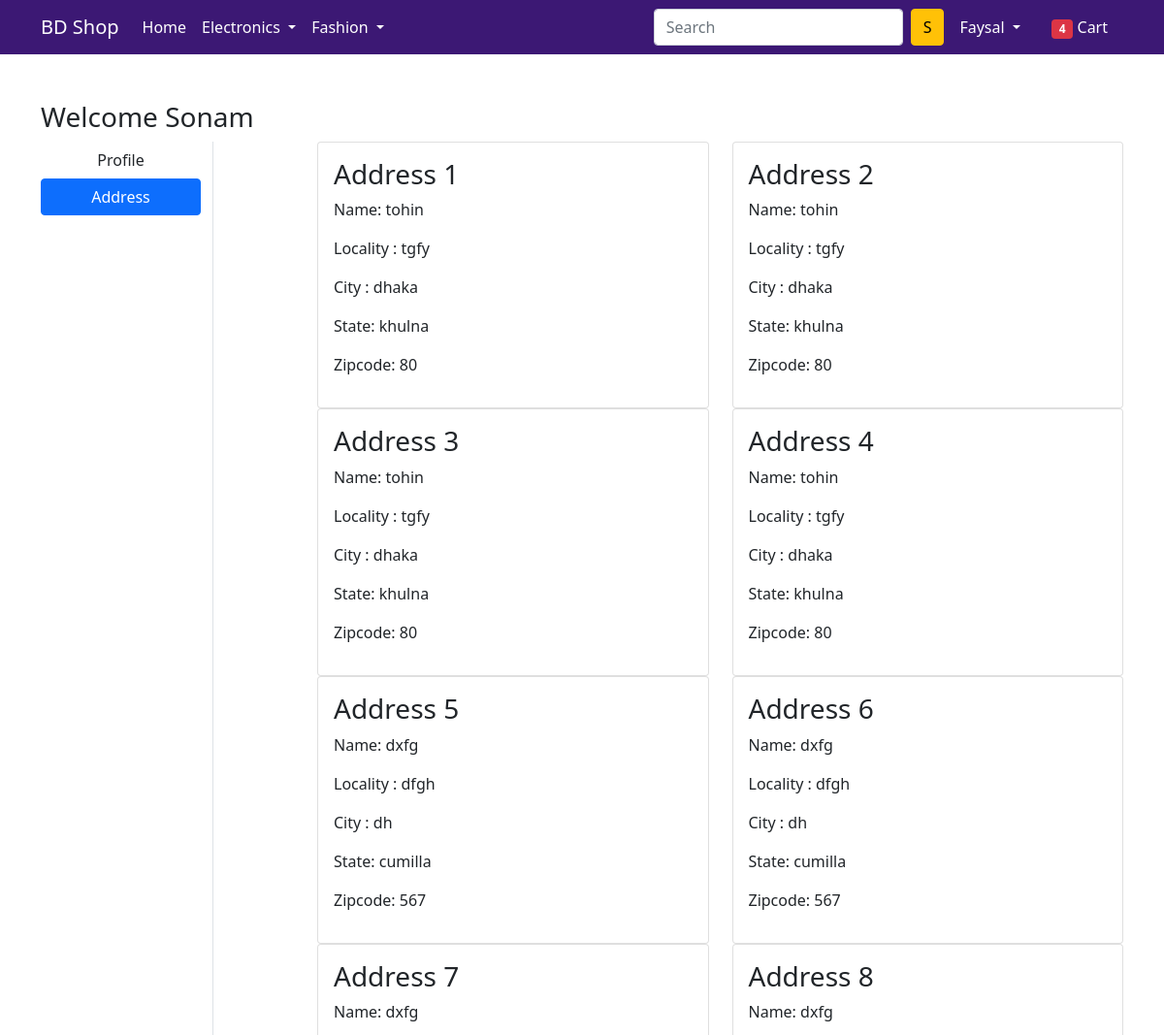
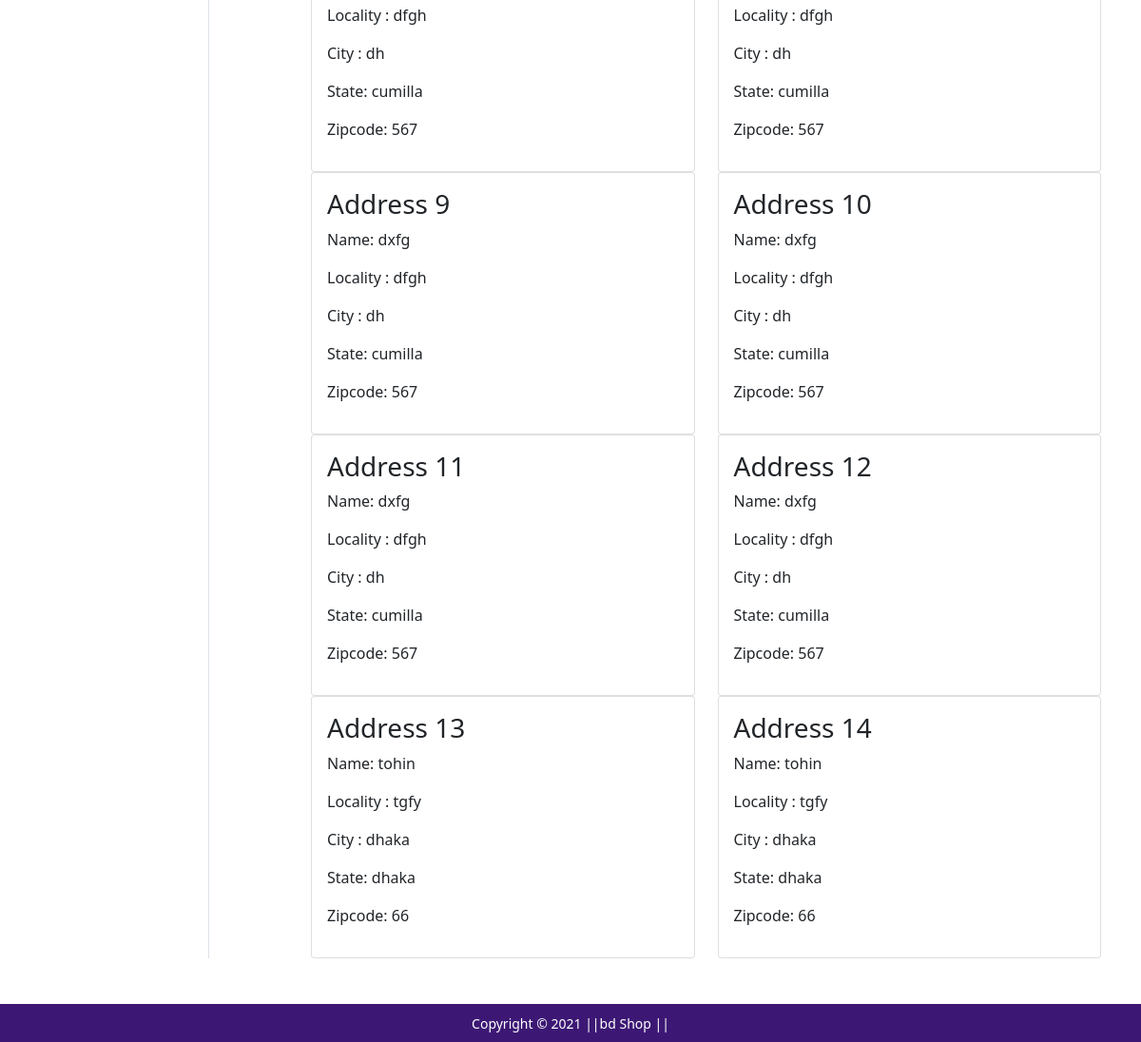
The page /address/ (signed in) on the database its author committed (2 pictures, top to bottom).
### app/models.py (models this page shows)
class Customer(models.Model):
    user = models.ForeignKey(User, on_delete= models.CASCADE)
    name = models.CharField(max_length=200)
    locality = models.CharField(max_length=200)
    city = models.CharField(max_length=200)
    zipcode = models.IntegerField()
    state = models.CharField(choices=STATE_CHOICES,max_length=50)

### app/views.py (the view)
# urls.py: path('address/', views.address, name='address'),
@login_required
def address(request):
    add = Customer.objects.filter(user=request.user)
    return render(request, 'app/address.html',{'add':add,'active':'btn-primary'})

### app/templates/app/address.html (shortened to what this page needs)
{% extends 'app/base.html' %}
{% load static %}
{% block main-content %}
<div class="container my-5">
 <div class="row">
 <h3>Welcome Sonam</h3>
  <div class="col-sm-2 border-end">
   <ul class="list-unstyled">
    <li class="d-grid"><a href="{% url 'profile' %}" class="btn">Profile</a></li>
    <li class="d-grid"><a href="{% url 'address' %}" class="btn {{active}}">Address</a></li>
   </ul>
  </div>
  <div class="col-sm-9 offset-sm-1">
   <div class="row">
       {% for a in add %}
    <div class="col-sm-6">
     <div class="card">
      <div class="card-body">
       <h3>Address {{forloop.counter}}</h3>
       <p>Name: {{a.name}}</p>
       <p>Locality : {{a.locality}}</p>
       <p>City : {{a.city}}</p>
       <p>State: {{a.state}}</p>
       <p>Zipcode: {{a.zipcode}}</p>
      </div>
     </div>
    </div>
    {% endfor %}
   </div>
  </div>
 </div>
</div>
{% endblock main-content %}

### app/templates/app/base.html (shortened to what this page needs)
<!doctype html>
{% load static %}
<html lang="en">
  <head>
    <link href="https://cdn.jsdelivr.net/npm/bootstrap@5.0.0-beta1/dist/css/bootstrap.min.css" rel="stylesheet">
    <link rel="stylesheet" href="{% static 'app/css/owl.carousel.min.css' %}">
    <link rel="stylesheet" href="{% static 'app/css/all.min.css' %}">
    <link rel="stylesheet" href="{% static 'app/css/style.css' %}">
  </head>
  <body>
    <nav class="navbar navbar-expand-lg navbar-dark " style="background-color: #3C1874;">
     <div class="container">
       <a class="navbar-brand" href="/">BD Shop</a>
       <div class="collapse navbar-collapse" id="navbarSupportedContent">
         <ul class="navbar-nav me-auto mb-2 mb-lg-0">
           <li class="nav-item">
             <a class="nav-link active" aria-current="page" href="/">Home</a>
           </li>
           <li class="nav-item dropdown">
             <a class="nav-link dropdown-toggle text-white" href="#" id="electronicsDropdown" role="button" data-bs-toggle="dropdown" aria-expanded="false">
               Electronics
             </a>
           </li>
           <li class="nav-item dropdown">
             <a class="nav-link dropdown-toggle text-white" href="#" id="fashionDropdown" role="button" data-bs-toggle="dropdown" aria-expanded="false">
               Fashion
             </a>
           </li>
         </ul>
         <form class="d-flex">
           <input class="form-control me-2" type="search" placeholder="Search" aria-label="Search">
           <button class="btn btn-warning" type="submit">S</button>
         </form>
         <div>
          <ul class="navbar-nav me-auto mb-2 mb-lg-0">
            {% if request.user.is_authenticated %}
           <li class="nav-item dropdown mx-2">
              <a class="nav-link dropdown-toggle text-white" href="#" id="profileDropdown" role="button" data-bs-toggle="dropdown" aria-expanded="false">
               {{request.user.username | capfirst }}
              </a>
            </li>
            <li class="nav-item mx-2">
             <a href="{% url 'showcart' %}" class="nav-link text-white"><span class="badge bg-danger">4</span> Cart </a>
            </li>
            {% endif %}
          </ul>
         </div>
       </div>
     </div>
    </nav>
    {% block main-content %} {% endblock main-content %}
    <footer class="container-fluid  text-center p-2 mt-5" style="background-color: #3C1874;">
        <small class="text-white">Copyright &copy; 2021 ||bd Shop || </small>
    </footer>
  </body>
</html>

### rows shown on the page
Customer: name "tohin", locality "tgfy", city "dhaka", state "khulna", zipcode "80"
Customer: name "tohin", locality "tgfy", city "dhaka", state "khulna", zipcode "80"
Customer: name "tohin", locality "tgfy", city "dhaka", state "khulna", zipcode "80"
Customer: name "tohin", locality "tgfy", city "dhaka", state "khulna", zipcode "80"
Customer: name "dxfg", locality "dfgh", city "dh", state "cumilla", zipcode "567"
Customer: name "dxfg", locality "dfgh", city "dh", state "cumilla", zipcode "567"
Customer: name "dxfg", locality "dfgh", city "dh", state "cumilla", zipcode "567"
Customer: name "dxfg", locality "dfgh", city "dh", state "cumilla", zipcode "567"
Customer: name "dxfg", locality "dfgh", city "dh", state "cumilla", zipcode "567"
Customer: name "dxfg", locality "dfgh", city "dh", state "cumilla", zipcode "567"
Customer: name "dxfg", locality "dfgh", city "dh", state "cumilla", zipcode "567"
Customer: name "dxfg", locality "dfgh", city "dh", state "cumilla", zipcode "567"
Customer: name "tohin", locality "tgfy", city "dhaka", state "dhaka", zipcode "66"
Customer: name "tohin", locality "tgfy", city "dhaka", state "dhaka", zipcode "66"

### other values the page prints
{{ request.user.username | capfirst }} "Faysal"
